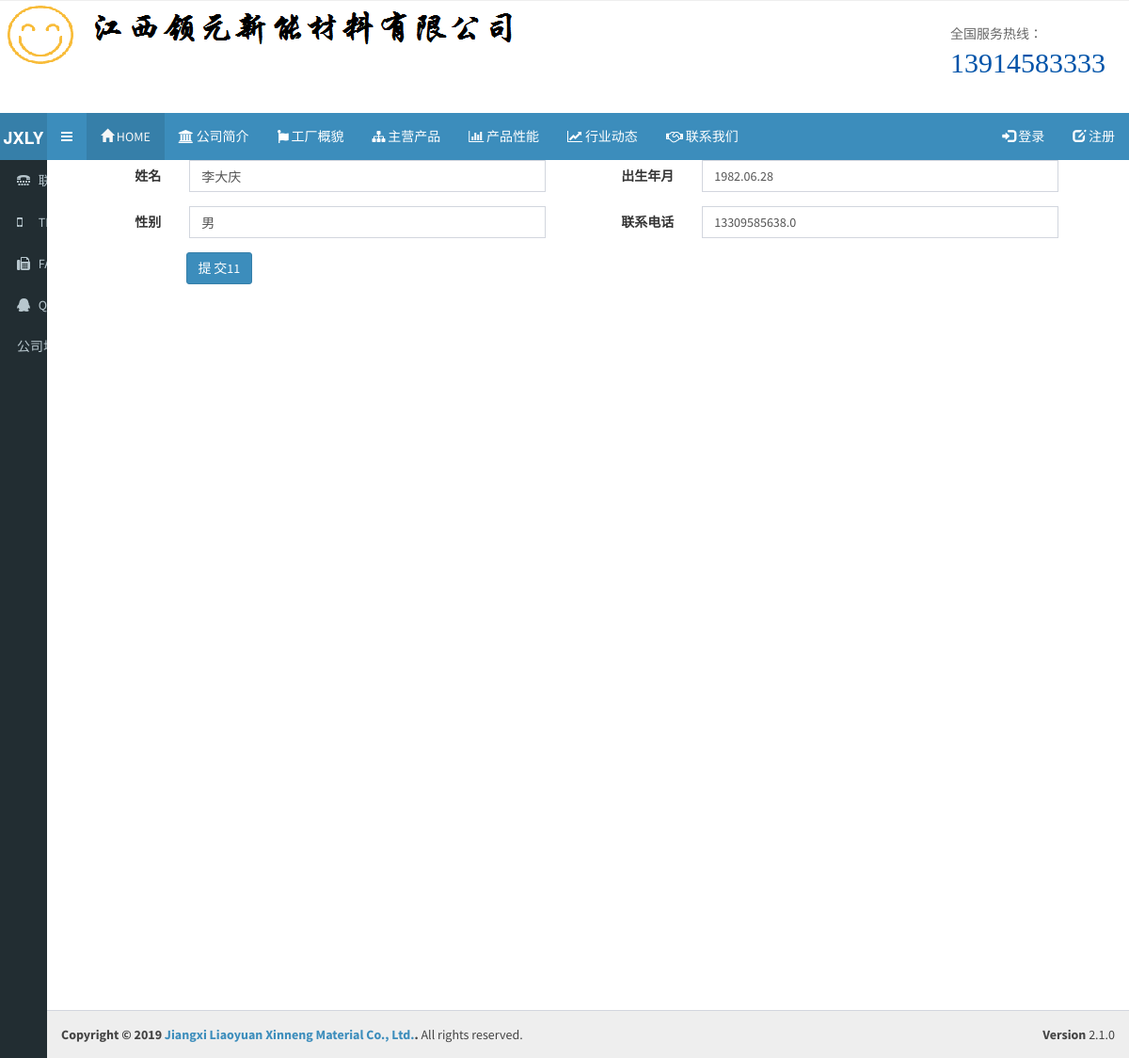
Page /web/customer/edit/2/ on the committed database.
### web/models.py (models this page shows, shortened)
class Customer(models.Model):
    name = models.CharField(verbose_name='姓名', max_length=32)
    year = models.CharField(verbose_name='出生年月', max_length=32)
    sex = models.CharField(verbose_name='性别', max_length=32)
    tel = models.CharField(verbose_name='联系电话', max_length=32)

### web/views/customer.py (the view)
# urls.py: url(r'^customer/edit/(?P<cid>\d+)/$', customer.customer_edit, name='customer_edit'),
def customer_edit(request, cid):
    obj = models.Customer.objects.get(id=cid)
    if request.method == 'GET':
        form = CustomerForm(instance=obj)
        return render(request, 'customer_add.html', {'form': form})
    form = CustomerForm(data=request.POST, instance=obj)
    if form.is_valid():
        form.save()
        return redirect('/web/customer/list/')
    return render(request, 'customer_add.html', {'form': form})

### web/forms/customer.py
class CustomerForm(ModelForm):
    class Meta:
        model = models.Customer
        fields = "__all__"
    def __init__(self, *args, **kwargs):
        super(CustomerForm, self).__init__(*args, **kwargs)
        for name, field in self.fields.items():
            field.widget.attrs['class'] = 'form-control'
            field.widget.attrs['placeholder'] = field.label

### web/templates/customer_add.html (shortened to what this page needs)
{% extends 'blog/__base__.html' %}
{% block content %}
  <div class="content-wrapper" style="background: #fff;">
    <div class="luffy-container">
        <form class="form-horizontal clearfix" method="post" novalidate>
            {% for field in form %}
                <div class="form-group col-sm-6 clearfix">
                    <label class="col-sm-3 control-label">{{ field.label }}</label>
                    <div class="col-sm-9">
                        {{ field }}
                    </div>
                </div>
            {% endfor %}
            <div class="form-group col-sm-12">
                <div class="col-sm-6">
                    <div class="col-sm-offset-3">
                        <button type="submit" class="btn btn-primary">提 交11</button>
                    </div>
                </div>
            </div>
        </form>
    </div>
</div>
{% endblock %}

### rows in the picture
Customer: form "李大庆" "1982.06.28" "男" "13309585638.0"

### other values in the picture
{{ field.label }} "姓名" "出生年月" "性别" "联系电话"
